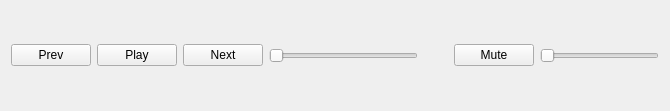
<?xml version="1.0" encoding="UTF-8"?>
<ui version="4.0">
 <class>PlayerControlsWidget</class>
 <widget class="QWidget" name="PlayerControlsWidget">
  <property name="geometry">
   <rect>
    <x>0</x>
    <y>0</y>
    <width>670</width>
    <height>111</height>
   </rect>
  </property>
  <property name="windowTitle">
   <string>Form</string>
  </property>
  <layout class="QHBoxLayout" name="horizontalLayout_4">
   <item>
    <layout class="QHBoxLayout" name="horizontalLayout_3" stretch="1,1,1,5,1,1,4">
     <item>
      <widget class="QPushButton" name="prevButton">
       <property name="text">
        <string>Prev</string>
       </property>
      </widget>
     </item>
     <item>
      <widget class="QPushButton" name="PlayPause">
       <property name="text">
        <string>Play</string>
       </property>
      </widget>
     </item>
     <item>
      <widget class="QPushButton" name="nextButton">
       <property name="text">
        <string>Next</string>
       </property>
      </widget>
     </item>
     <item>
      <widget class="QSlider" name="seekBar">
       <property name="sizePolicy">
        <sizepolicy hsizetype="Expanding" vsizetype="Preferred">
         <horstretch>0</horstretch>
         <verstretch>0</verstretch>
        </sizepolicy>
       </property>
       <property name="orientation">
        <enum>Qt::Orientation::Horizontal</enum>
       </property>
      </widget>
     </item>
     <item>
      <spacer name="spacer">
       <property name="orientation">
        <enum>Qt::Orientation::Horizontal</enum>
       </property>
       <property name="sizeType">
        <enum>QSizePolicy::Policy::Maximum</enum>
       </property>
       <property name="sizeHint" stdset="0">
        <size>
         <width>40</width>
         <height>20</height>
        </size>
       </property>
      </spacer>
     </item>
     <item>
      <widget class="QPushButton" name="Mute">
       <property name="text">
        <string>Mute</string>
       </property>
      </widget>
     </item>
     <item>
      <widget class="QSlider" name="Volume">
       <property name="sizePolicy">
        <sizepolicy hsizetype="Expanding" vsizetype="Preferred">
         <horstretch>0</horstretch>
         <verstretch>0</verstretch>
        </sizepolicy>
       </property>
       <property name="minimumSize">
        <size>
         <width>100</width>
         <height>0</height>
        </size>
       </property>
       <property name="maximumSize">
        <size>
         <width>250</width>
         <height>100</height>
        </size>
       </property>
       <property name="orientation">
        <enum>Qt::Orientation::Horizontal</enum>
       </property>
      </widget>
     </item>
    </layout>
   </item>
  </layout>
 </widget>
 <resources/>
 <connections/>
</ui>
